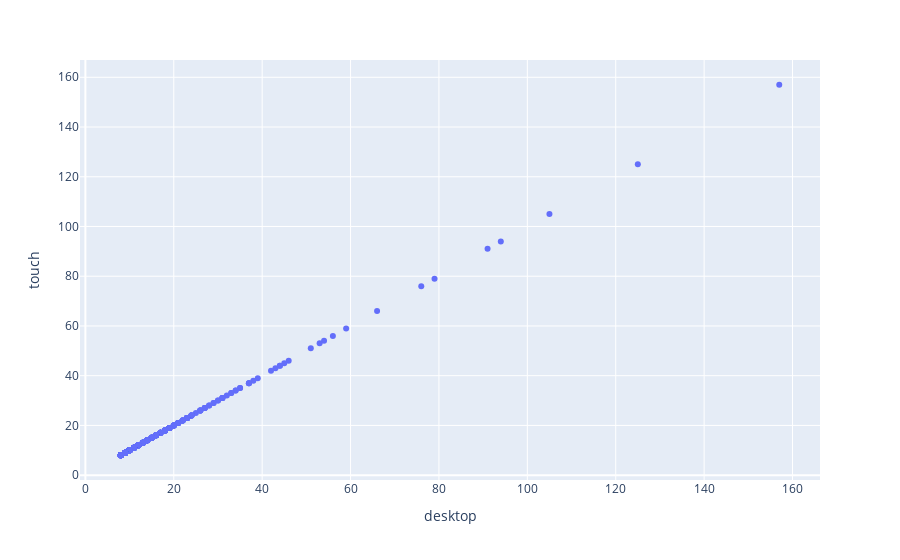

Notebook code cell kept with this figure:
### Markdown cell above
Стобы оценить схожесть популярности запросов между двумя платформами, построила scatter plot, где по оси X отложено количество запросов на desktop, а по оси Y — количество запросов на touch.

Результат представляет собой практически идеальную прямую, что показывает высокую корреляцию и пропорциональность популярности запросов на обеих платформах. Это означает, что запросы, которые часто ищут на desktop, с такой же частотой ищут на touch, и наоборот.

Можно сделать вывод, что для большинства популярных запросов наблюдается сбалансированный интерес пользователей на разных устройствах)

### Code cell
df4 = df3[(df3['diff'] > -1) & (df3['diff'] < 1)]
px.scatter(
    df4,
    x = 'desktop',
    y = 'touch'
)

### Figure 1 — Plotly figure (JSON) as saved in the notebook; plotly's stock layout.template omitted (floating-point values rounded to 4 significant figures; data arrays with more than 128 entries replaced by an {"elided": "..."} marker saying what was removed)
{"data": [{"hovertemplate": "desktop=%{x}<br>touch=%{y}<extra></extra>", "legendgroup": "", "marker": {"color": "#636efa", "symbol": "circle"}, "mode": "markers", "name": "", "orientation": "v", "showlegend": false, "type": "scatter", "x": {"elided": "459 int values"}, "xaxis": "x", "y": {"elided": "459 int values"}, "yaxis": "y"}], "layout": {"autosize": true, "legend": {"tracegroupgap": 0}, "margin": {"t": 60}, "xaxis": {"anchor": "y", "autorange": true, "domain": [0, 1], "range": [-1.018, 166.0], "title": {"text": "desktop"}, "type": "linear"}, "yaxis": {"anchor": "x", "autorange": true, "domain": [0, 1], "range": [-3.537, 168.5], "title": {"text": "touch"}, "type": "linear"}}}
